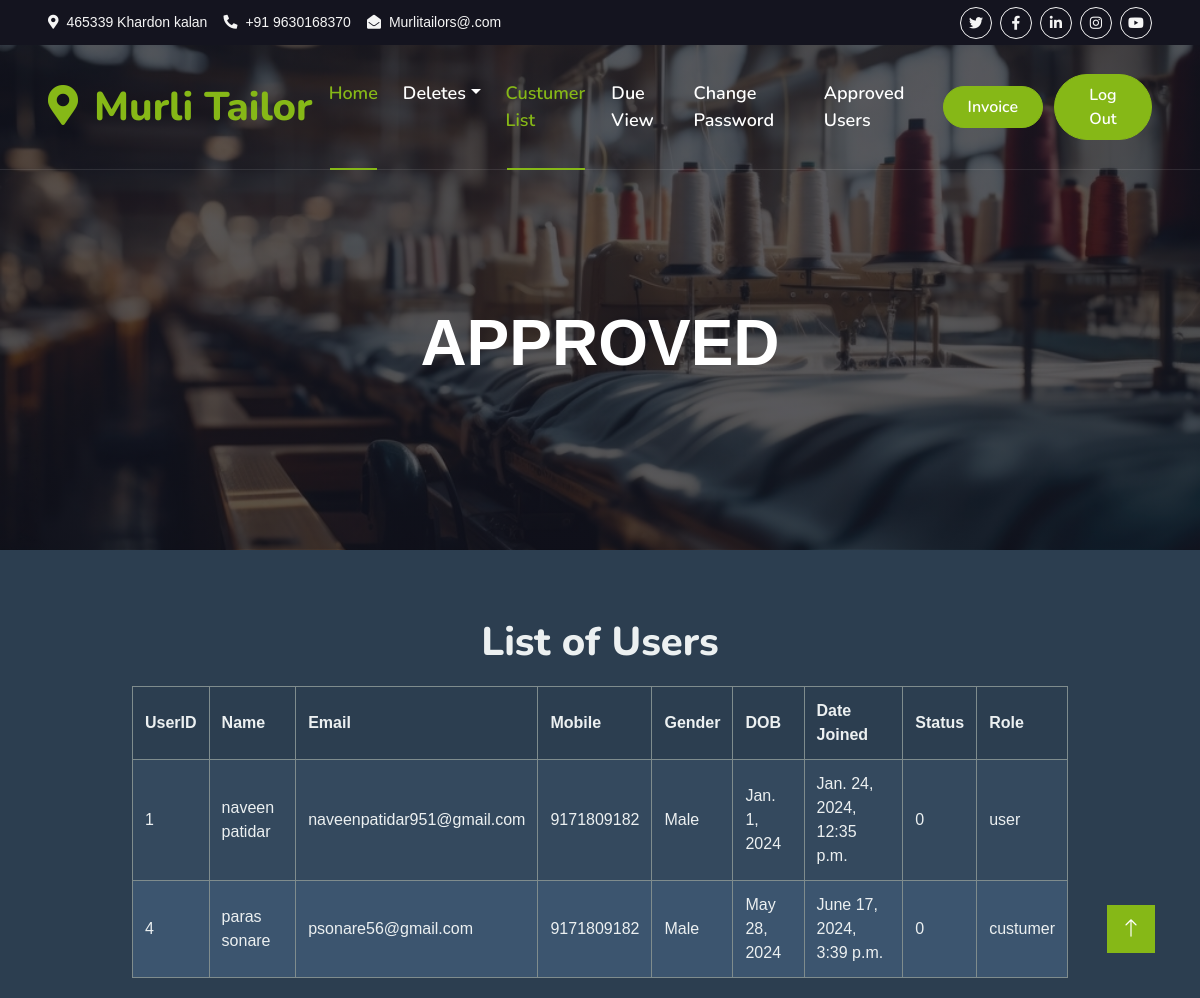
The page /TailorApp/approved/ on the database its author committed.
### tailorrecipt/models.py (models this page shows, shortened)
class User(models.Model):
    userid=models.AutoField(primary_key=True)
    name = models.CharField(max_length=100)
    email = models.CharField(max_length=100,unique=True)
    password = models.CharField(max_length=20)
    mobile = models.CharField(max_length=10)
    gender = models.CharField(max_length=10)
    dob = models.DateField()
    date = models.DateTimeField('date published', default=timezone.localtime)
    status = models.IntegerField(default=0)
    role = models.CharField(default="custumer",max_length=10)

### TailorApp/views.py (the view)
# urls.py: path('approved/',views.approved),
def approved(request):
    users = User.objects.all()
    return render(request, 'Approved.html', {'curl':curl,'users': users})

### TailorApp/templates/Approved.html (shortened to what this page needs)
{%  extends 'Masterindex.html'%}
{% load static %}
{%  block navbar  %}
<div class="container-fluid position-relative p-0">
    <nav class="navbar navbar-expand-lg navbar-light px-4 px-lg-5 py-3 py-lg-0">
        <a href="" class="navbar-brand p-0">
            <h1 class="text-primary m-0"><i class="fa fa-map-marker-alt me-3"></i>Murli Tailor</h1>
        </a>
        <div class="collapse navbar-collapse" id="navbarCollapse">
            <div class="navbar-nav ms-auto py-0">
                <a href="{{curl}}TailorApp/tailorhome" class="nav-item nav-link active">Home</a>
                <div class="nav-item dropdown">
                    <a href="{{curl}}pages" class="nav-link dropdown-toggle" data-bs-toggle="dropdown">Deletes</a>
                </div>
                <a href="{{curl}}TailorApp/custumerlist" class="nav-item nav-link active">Custumer List</a>
                <a href="{{curl}}TailorApp/dueview" class="nav-item nav-link">Due  View</a>
                <a href="{{curl}}TailorApp/password" class="nav-item nav-link">Change Password</a>
                <a href="{{curl}}TailorApp/approved" class="nav-item nav-link">Approved Users</a>
            </div>
            <a href="{{curl}}TailorApp/idinvoice" class="btn btn-primary rounded-pill py-2 px-4">Invoice</a> &nbsp; &nbsp;
            <a href="{{curl}}login" class="btn btn-primary rounded-pill py-2 px-4">Log Out</a>
        </div>
    </nav>
    <div class="container-fluid bg-primary py-5 mb-5 hero-header">
        <div class="container py-5">
            <div class="row justify-content-center py-5">
                <div class="col-lg-10 pt-lg-5 mt-lg-5 text-center">
                    <p class="display-3 text-white mb-4 animated slideInDown">APPROVED</details></p>
                    </div>
                </div>
            </div>
        </div>
    </div>
{%  endblock navbar %}
{%  block service %}
<!DOCTYPE html>
<html>
<head>
</head>
<body>
    <div class="container">
        <h1>List of Users</h1>
        <table>
            <thead>
                <tr>
                    <th>UserID</th>
                    <th>Name</th>
                    <th>Email</th>
                    <th>Mobile</th>
                    <th>Gender</th>
                    <th>DOB</th>
                    <th>Date Joined</th>
                    <th>Status</th>
                    <th>Role</th>
                </tr>
            </thead>
            <tbody>
                {% for user in users %}
                <tr>
                    <td>{{ user.userid }}</td>
                    <td>{{ user.name }}</td>
                    <td>{{ user.email }}</td>
                    <td>{{ user.mobile }}</td>
                    <td>{{ user.gender }}</td>
                    <td>{{ user.dob }}</td>
                    <td>{{ user.date }}</td>
                    <td>{{ user.status }}</td>
                    <td>{{ user.role }}</td>
                </tr>
                {% endfor %}
            </tbody>
        </table>
    </div>
</body>
</html>
{%  endblock service %}

### tailorrecipt/static/css/style.css (style rules this page uses)
:root { --primary: #86B817; --secondary: #FE8800; --light: #F5F5F5; --dark: #14141F; }
.btn { font-family: 'Nunito', sans-serif; font-weight: 600; transition: .5s; }
.btn.btn-primary, .btn.btn-secondary { color: #FFFFFF; }
.navbar-light .navbar-nav .nav-link { font-family: 'Nunito', sans-serif; position: relative; margin-right: 25px; padding: 35px 0; color: #FFFFFF !important; font-size: 18px; font-weight: 600; outline: none; transition: .5s; }
.navbar-light .navbar-nav .nav-link:hover, .navbar-light .navbar-nav .nav-link.active { color: var(--primary) !important; }
@media (min-width: 992px) { .navbar-light { position: absolute; width: 100%; top: 0; left: 0; border-bottom: 1px solid rgba(256, 256, 256, .1); z-index: 999; } }
@media (min-width: 992px) { .navbar-light .navbar-nav .nav-link::before { position: absolute; content: ""; width: 0; height: 2px; bottom: -1px; left: 50%; background: var(--primary); transition: .5s; } }
@media (min-width: 992px) { .navbar-light .navbar-nav .nav-link:hover::before, .navbar-light .navbar-nav .nav-link.active::before { width: calc(100% - 2px); left: 1px; } }
.hero-header { background: linear-gradient(rgba(20, 20, 31, .7), rgba(20, 20, 31, .7)), url(../img/machine-2.jpg); background-position: center center; background-repeat: no-repeat; background-size: cover; }

### TailorApp/templates/Approved.html (style rules this page uses)
body { font-family: Arial, sans-serif; margin: 0; padding: 0; background-color: #2c3e50; color: #ecf0f1; }
.container { width: 80%; margin: auto; overflow: hidden; }
h1 { text-align: center; margin: 20px 0; color: #ecf0f1; }
table { width: 100%; border-collapse: collapse; margin: 20px 0; background-color: #34495e; color: #ecf0f1; }
table, th, td { border: 1px solid #7f8c8d; }
th, td { padding: 12px; text-align: left; }
th { background-color: #2c3e50; }
tr:nth-child(even) { background-color: #3c556f; }
tr:nth-child(odd) { background-color: #34495e; }

### rows shown on the page
User: userid "1", name "naveen patidar", email "naveenpatidar951@gmail.com", mobile "9171809182", gender "Male", dob "Jan. 1, 2024", date "Jan. 24, 2024, 12:35 p.m.", status "0", role "user"
User: userid "4", name "paras sonare", email "psonare56@gmail.com", mobile "9171809182", gender "Male", dob "May 28, 2024", date "June 17, 2024, 3:39 p.m.", status "0", role "custumer"
